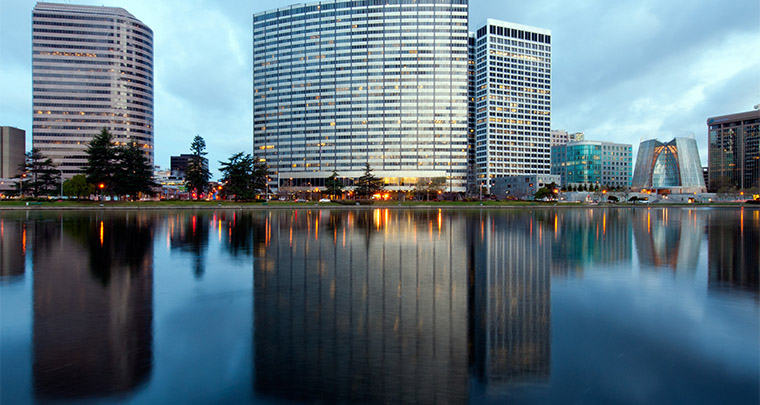
#> input picture 5.jpg, 760 x 405 px
$ jupyter execute Mohamed_Hemdan.ipynb
#> lines starting #> are read from the running program, lines starting #| are printed output that depends on the picture
# Library

[cell 1]
# Read image
import cv2 as cv

# Analysis Image
import pandas as pd
import numpy as np
import matplotlib.pyplot as plt

# Files library
from PIL import Image, ExifTags

# Save Noise Image
from skimage import img_as_ubyte

# Display & Read Img

# =============================

# 1- Read Original Image RGB

[cell 2]
#Read Image Matrix use OpenCV
img_rgb = cv.imread('5.jpg',1)
#> img_rgb is the input picture: shape (405, 760, 3); mean B, G, R 125, 114.1, 94.5
img_rgb

# 2- Read Original Image GrayScale

[cell 3]
image2 = Image.open('6.jpg')
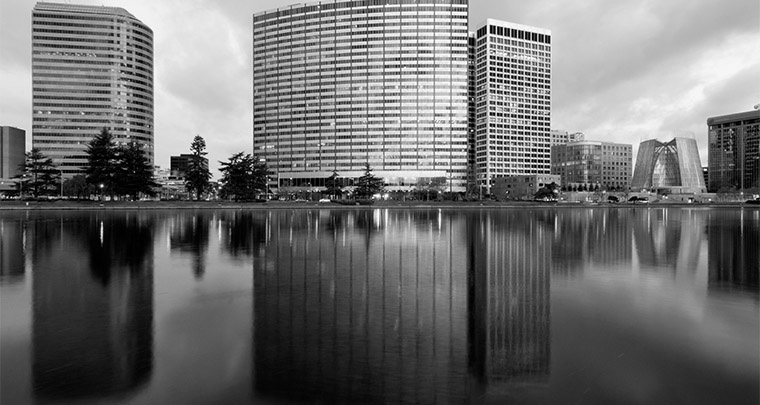
#> input picture 6.jpg, 760 x 405 px
#> image2 is the input picture: PIL image 760x405 L; min 0, max 255, mean 109.4
#Read Image Matrix use OpenCV
img_grayscale = cv.imread('6.jpg',0)
img_grayscale

# 3- Show Image RGB & GrayScale

[cell 4]
# Figure Size
plt.figure(figsize=[19,10])

# First colum
plt.subplot(2,2,1)
RGB_img = cv.cvtColor(img_rgb, cv.COLOR_BGR2RGB) # Converting BGR color to RGB color format
plt.imshow(RGB_img, cmap = 'gray', interpolation = 'nearest',aspect='auto')
plt.xticks([]), plt.yticks([]);
plt.title('Original Image\n')
# ==============================================================================
# Second colum
plt.subplot(2,2,2)
plt.imshow(img_grayscale, cmap = 'gray', interpolation = 'nearest',aspect='auto')
plt.xticks([]), plt.yticks([]);
plt.title('GrayScale Image\n');
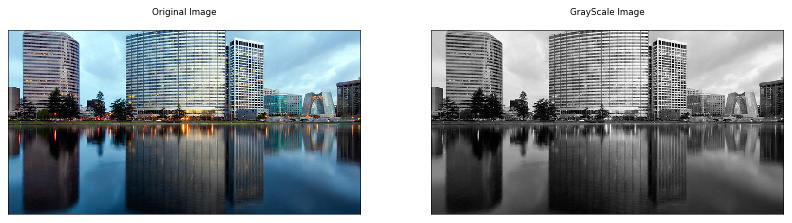
#> figure drawn by matplotlib, 2 panels

# Read Image In Photo Gallary

[cell 5]
image = Image.open('5.jpg')
image.show()

# 4- Show Information Image RGB

[cell 6]
# information Of Iamge
print('Shape Of Image = ',img_rgb.shape)
#| Shape Of Image =  (405, 760, 3)
print('\n==================================\n')

# read the image data using PIL

# Information
info_dict = {
    "Filename": image.filename,
    "Image Size": image.size,
    "Image Height": image.height,
    "Image Width": image.width,
    "Image Format": image.format,
    "Image Mode": image.mode,
    "Image Bit": image.bits,
    "Image is Animated": getattr(image, "is_animated", False),
    "Frames in Image": getattr(image, "n_frames", 1)
}

for label,value in info_dict.items():
    print(f"{label:25}: {value}") # label = first value in dictionary,25 = format in print , value = information of photo
#> this loop made 9 passes
#> (label, value) on passes 1 to 9: ('Filename', '5.jpg'), ('Image Size', (760, 405)), ('Image Height', 405), ('Image Width', 760), ('Image Format', 'JPEG'), ('Image Mode', 'RGB'), ('Image Bit', 8), ('Image is Animated', False), ('Frames in Image', 1)
#| Filename                 : 5.jpg
#| Image Size               : (760, 405)
#| Image Height             : 405
#| Image Width              : 760
#| Image Format             : JPEG
#| Image Mode               : RGB
#| Image Bit                : 8
#| Image is Animated        : False
#> (further printed lines are left out)

print('\n==================================\n')

# ========= other information data fields
# extract EXIF data
exifdata = image.getexif()

# iterating over all EXIF data fields
for tag_id in exifdata:
    # get the tag name, instead of human unreadable tag id
    tag = ExifTags.TAGS.get(tag_id, tag_id)
    data = exifdata.get(tag_id)
    # decode bytes
    if isinstance(data, bytes):
        data = data.decode()
    print(f"{tag:25}: {data}")
#> this loop made 7 passes
#> (tag_id, tag, data) on passes 1 to 5: (296, 'ResolutionUnit', 2), (34665, 'ExifOffset', 164), (305, 'Software', 'Adobe Photoshop CS6 (Windows)'), (274, 'Orientation', 1), (306, 'DateTime', '2013:10:13 21:37:53')
#> (tag_id, tag) on passes 6 to 7: (282, 'XResolution'), (283, 'YResolution')
#| ResolutionUnit           : 2
#| ExifOffset               : 164
#| Software                 : Adobe Photoshop CS6 (Windows)
#| Orientation              : 1
#| DateTime                 : 2013:10:13 21:37:53
#| XResolution              : 72.0
#| YResolution              : 72.0

# 5- Show Information Image GrayScale

[cell 7]
# information Of Iamge
print('Shape Of Image = ',img_grayscale.shape)
#| Shape Of Image =  (405, 760)
print('\n==================================\n')

# read the image data using PIL
image= Image.open('6.jpg')

# Information
info_dict = {
    "Filename": image.filename,
    "Image Size": image.size,
    "Image Height": image.height,
    "Image Width": image.width,
    "Image Format": image.format,
    "Image Mode": image.mode,
    "Image Bit": image.bits,
    "Image is Animated": getattr(image, "is_animated", False),
    "Frames in Image": getattr(image, "n_frames", 1)
}

for label,value in info_dict.items():
    print(f"{label:25}: {value}") # label = first value in dictionary,25 = format in print , value = information of photo
#> this loop made 9 passes
#| Filename                 : 6.jpg
#| Image Size               : (760, 405)
#| Image Height             : 405
#| Image Width              : 760
#| Image Format             : JPEG
#| Image Mode               : L
#| Image Bit                : 8
#| Image is Animated        : False
#> (further printed lines are left out)

print('\n==================================\n')

# ========= other information data fields
# extract EXIF data
exifdata = image.getexif()

# iterating over all EXIF
for tag_id in exifdata:
    # get the tag name, instead of human unreadable tag id
    tag = ExifTags.TAGS.get(tag_id, tag_id)
    data = exifdata.get(tag_id)
    # decode bytes
    if isinstance(data, bytes):
        data = data.decode()
    print(f"{tag:25}: {data}")
#> this loop made 0 passes

# =====================================================

# =====================================================

# Salt And Pepper Noise

[cell 8]
img_grayscale_noise = cv.imread('6.jpg',0)
img_grayscale_noise = img_grayscale_noise/255 # normalization

x,y = img_grayscale_noise.shape
#> x = 405; y = 760
g = np.zeros((x,y), dtype=np.float32)
# salt and pepper amount
pepper = 0.1
salt = 0.95

# create salt and peper noise image
for i in range(x):
    for j in range(y):
        rdn = np.random.random()
        if rdn < pepper:
            g[i][j] = 0
        elif rdn > salt:
            g[i][j] = 1
        else:
            g[i][j] = img_grayscale_noise[i][j]
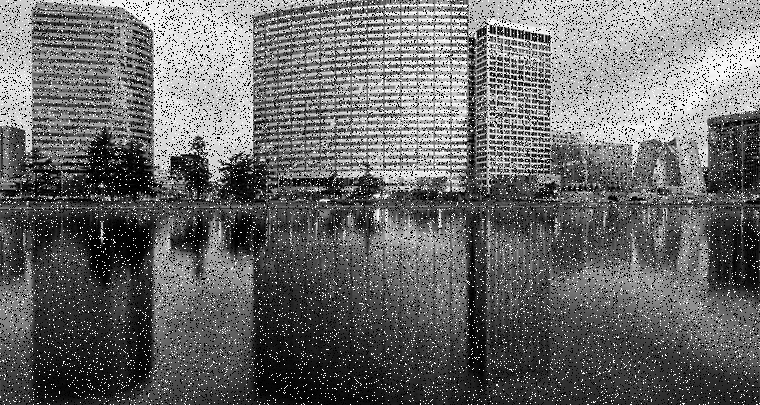
#> g: shape (405, 760) float32; min 0, max 1, mean 0.414


img_noise = g

[cell 9]
# # Save image
# cv.imwrite('5percent.jpg', img_as_ubyte(g))

# Mean filter (average)

[cell 10]
#  It removes the high-frequency content from the image.
# It is also used to blur an image
## denoise image
m = 5
n = 5
denoise_mean = cv.blur(img_noise, (m,n))
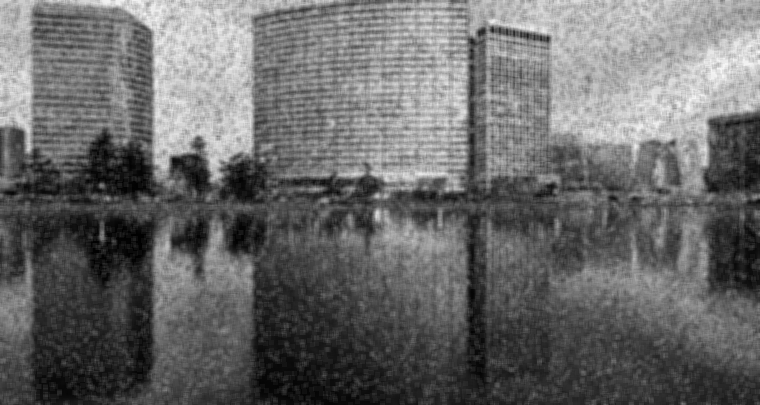
#> denoise_mean: shape (405, 760) float32; min 0.00439, max 0.966, mean 0.414

# Median filter

[cell 11]
#  nonlinear filtering
# replaced by the median value of the neighboring pixel
img_noise_median = np.clip(img_noise, -1, 1) #pixel value range
img_noise_median = img_as_ubyte(img_noise_median) #convert to uint8
denoise_median = cv.medianBlur(img_noise_median, 5)
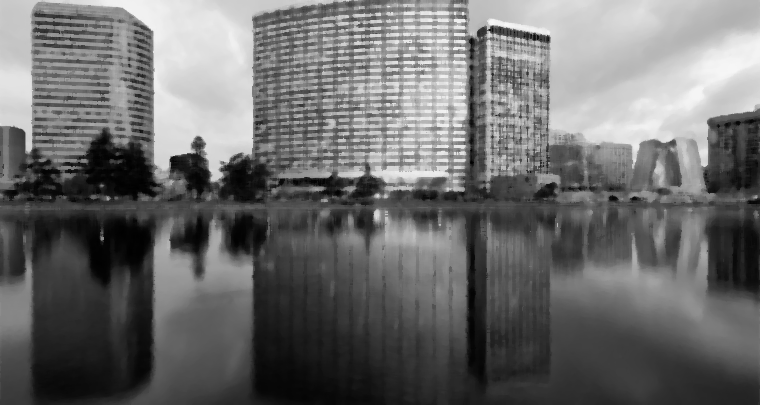
#> denoise_median: shape (405, 760); min 0, max 247, mean 107.8

# Display Image

[cell 12]
plt.figure(figsize=[18,10])


plt.subplot(2,2,1)
plt.imshow(img_grayscale, cmap = 'gray', interpolation = 'nearest',aspect='auto')
plt.xticks([]), plt.yticks([]);
plt.title('First (Original Image)\n')

plt.subplot(2,2,2)
plt.imshow(img_noise, cmap = 'gray', interpolation = 'nearest',aspect='auto')
plt.xticks([]), plt.yticks([]);
plt.title('Second (Noise Image)\n')


plt.subplot(2,2,3)
plt.imshow(denoise_mean, cmap = 'gray', interpolation = 'nearest',aspect='auto')
plt.xticks([]), plt.yticks([]);
plt.title('Third (Mean Filter)\n')


plt.subplot(2,2,4)
plt.imshow(denoise_median, cmap = 'gray', interpolation = 'nearest',aspect='auto')
plt.xticks([]), plt.yticks([]);
plt.title('Fourth (Median Filter)\n');
